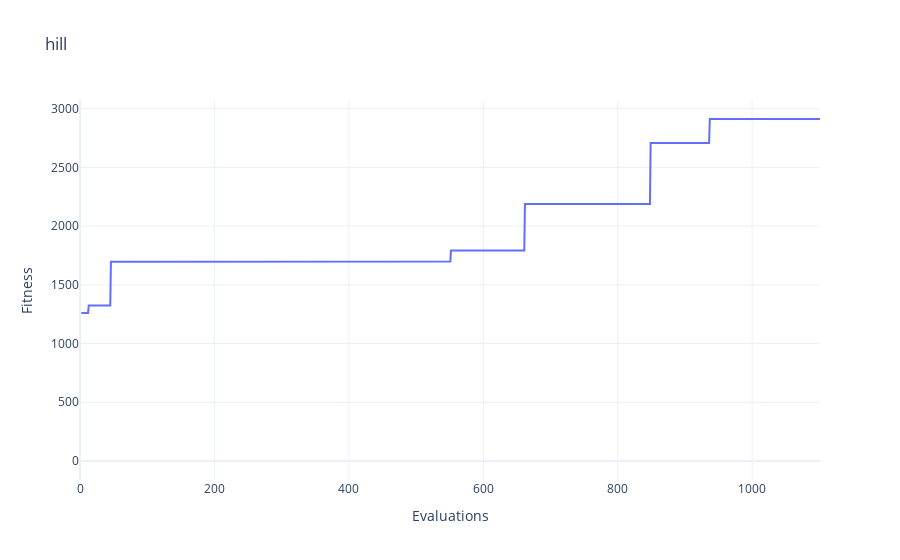
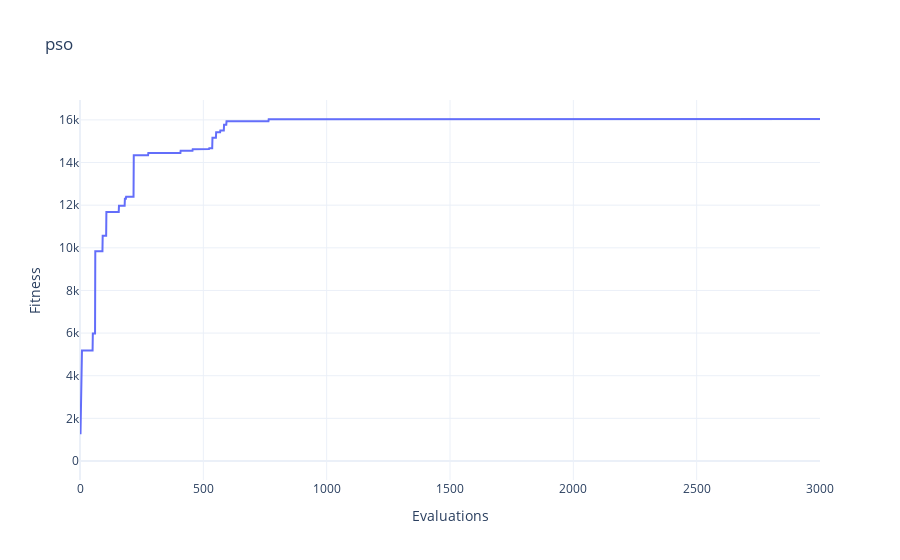
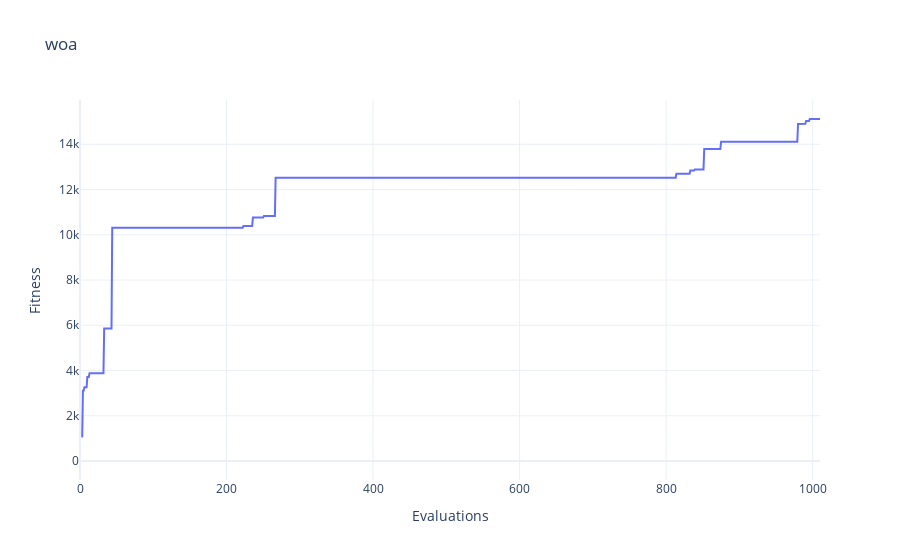

The notebook cell these images were saved under, in order:
### Code cell
# VIS 1

for algo_name, algo_instance in groupA.items():
    algo_instance.optimise()
    algo_instance.plot(title=algo_name)

### Figure 1 — Plotly figure (JSON) as saved in the notebook; plotly's stock layout.template omitted (floating-point values rounded to 4 significant figures; data arrays with more than 128 entries replaced by an {"elided": "..."} marker saying what was removed)
{"data": [{"mode": "lines", "name": "Fitness", "type": "scatter", "y": {"elided": "1102 float values"}}], "layout": {"title": {"text": "hill"}, "xaxis": {"title": {"text": "Evaluations"}}, "yaxis": {"title": {"text": "Fitness"}}}}

### Figure 2 — Plotly figure (JSON) as saved in the notebook; plotly's stock layout.template omitted (floating-point values rounded to 4 significant figures; data arrays with more than 128 entries replaced by an {"elided": "..."} marker saying what was removed)
{"data": [{"mode": "lines", "name": "Fitness", "type": "scatter", "y": {"elided": "3001 float values"}}], "layout": {"title": {"text": "pso"}, "xaxis": {"title": {"text": "Evaluations"}}, "yaxis": {"title": {"text": "Fitness"}}}}

### Figure 3 — Plotly figure (JSON) as saved in the notebook; plotly's stock layout.template omitted (floating-point values rounded to 4 significant figures; data arrays with more than 128 entries replaced by an {"elided": "..."} marker saying what was removed)
{"data": [{"mode": "lines", "name": "Fitness", "type": "scatter", "y": {"elided": "1011 float values"}}], "layout": {"title": {"text": "woa"}, "xaxis": {"title": {"text": "Evaluations"}}, "yaxis": {"title": {"text": "Fitness"}}}}
